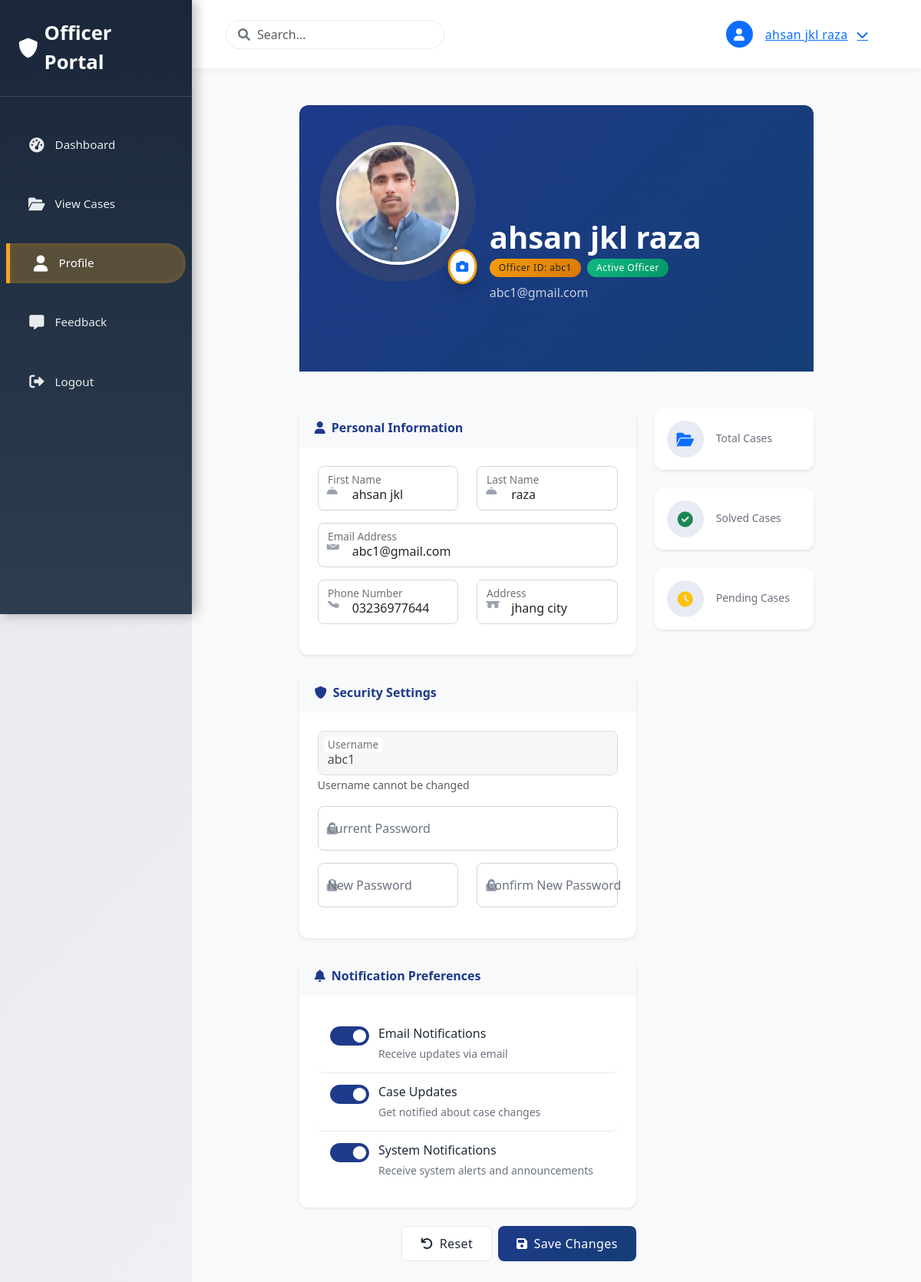
/officer/profile/ (signed in), run on an earlier commit of the app's database.
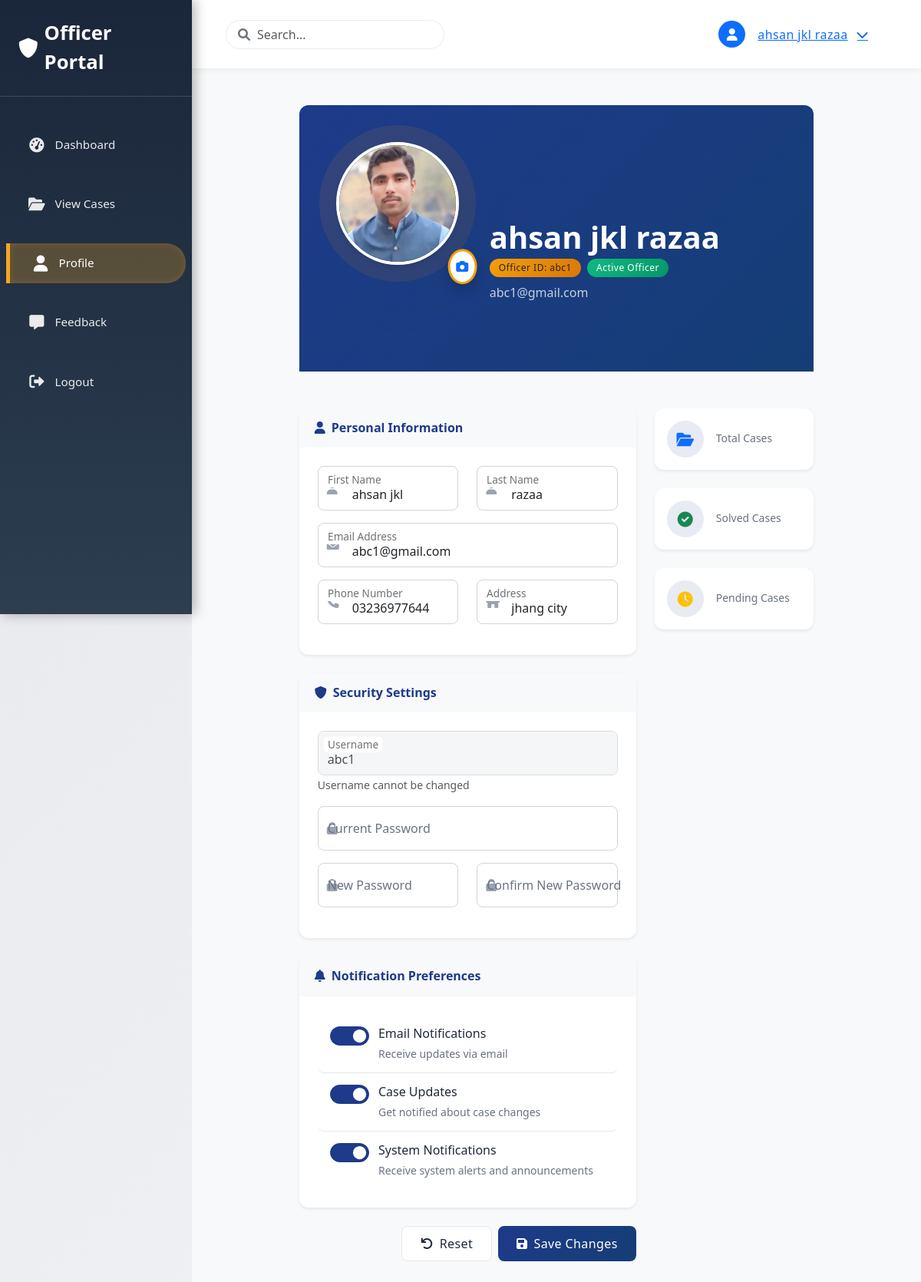
And on a later commit of the database.
### frontend/models.py (models this page shows, shortened)
class User(AbstractUser):
    USER_TYPE_CHOICES = (
        ('user', 'Regular User'),
        ('officer', 'Police Officer'),
        ('admin', 'Admin'),
    )
    RANK_CHOICES = (
        ('IGP', 'Inspector General of Police (IGP)'),
        ('DIG', 'Deputy Inspector General (DIG)'),
        ('SSP', 'Senior Superintendent of Police (SSP)'),
        ('SP', 'Superintendent of Police (SP)'),
        ('DSP', 'Deputy Superintendent of Police (DSP)'),
        ('ASP', 'Assistant Superintendent of Police (ASP)'),
        ('Inspector', 'Inspector'),
        ('SI', 'Sub-Inspector (SI)'),
        ('ASI', 'Assistant Sub-Inspector (ASI)'),
        ('HC', 'Head Constable (HC)'),
        ('Constable', 'Constable'),
    )
    user_type = models.CharField(max_length=10, choices=USER_TYPE_CHOICES, default='user')
    phone_number = models.CharField(max_length=15, blank=True)
    address = models.TextField(blank=True)
    profile_picture = models.ImageField(upload_to='profile_pictures/', blank=True, null=True)
    date_of_birth = models.DateField(null=True, blank=True)
    is_verified = models.BooleanField(default=False)
    created_at = models.DateTimeField(auto_now_add=True)
    updated_at = models.DateTimeField(auto_now=True)
    cnic = models.CharField(max_length=15, unique=True, blank=True, null=True, help_text="Format: 12345-1234567-1")
    rank = models.CharField(max_length=20, choices=RANK_CHOICES, blank=True, null=True)
    cases_closed = models.PositiveIntegerField(default=0, help_text="Number of cases closed by this officer")
    groups = models.ManyToManyField(
        'auth.Group',
        verbose_name=_('groups'),
        blank=True,
        help_text=_(
            'The groups this user belongs to. A user will get all permissions '
            'granted to each of their groups.'
        ),
        related_name='frontend_user_set',
        related_query_name='frontend_user'
    )
    user_permissions = models.ManyToManyField(
        'auth.Permission',
        verbose_name=_('user permissions'),
        blank=True,
        help_text=_('Specific permissions for this user.'),
        related_name='frontend_user_set',
        related_query_name='frontend_user'
    )
    class Meta:
        verbose_name = _('user')
        verbose_name_plural = _('users')
        db_table = 'frontend_user'

### officer/views.py (the view, shortened to what this page needs)
# urls.py: path('profile/', views.officer_profile, name='officer_profile'),
@login_required(login_url='login')
@user_passes_test(is_officer, login_url='login')
def officer_profile(request):
    officer = request.user
    context = {
        'officer': officer,
    }
    return render(request, 'officer_profile.html', context)

### officer/views.py (called while the page is built)
def is_officer(user):
    return user.user_type == 'officer'

### officer/templates/officer_profile.html (shortened to what the changed rows need)
{% extends 'base_officer.html' %}
{% load static %}
{% block content %}
<div class="container-fluid py-4 page-container">
    <div class="row justify-content-center">
        <div class="col-lg-10 col-xl-9">
            <div class="profile-header mb-5">
                <div class="row align-items-end profile-info">
                    <div class="col-auto text-center text-md-start">
                        <div class="profile-image-container mx-auto mx-md-0">
                            {% if user.profile_picture %}
                                <img src="{{ user.profile_picture.url }}" alt="Profile Picture"
                                     class="rounded-circle profile-image"
                                     style="width: 160px; height: 160px; object-fit: cover;">
                            {% else %}
                                <div class="rounded-circle bg-gradient-primary text-white d-flex align-items-center justify-content-center profile-image"
                                     style="width: 160px; height: 160px; margin: 0 auto;">
                                    <span style="font-size: 60px;">{{ user.username|first|upper }}</span>
                                </div>
                            {% endif %}
                            <label for="profile_picture" class="position-absolute bottom-0 end-0 bg-white rounded-circle p-2 shadow"
                                   style="cursor: pointer; transform: translate(20%, 20%); border: 3px solid var(--accent-color);">
                                <i class="fas fa-camera text-primary"></i>
                            </label>
                        </div>
                    </div>
                    <div class="col mt-3 mt-md-0">
                        <h1 class="mb-1 fw-bold display-6">{{ user.get_full_name }}</h1>
                        <div class="d-flex flex-column flex-sm-row align-items-start align-items-sm-center gap-2 mt-1">
                            <span class="badge bg-gradient-accent text-dark">Officer ID: {{ user.username }}</span>
                            <span class="badge bg-gradient-success">Active Officer</span>
                        </div>
                        <p class="mt-2 mb-0 opacity-75">{{ user.email }}</p>
                    </div>
                </div>
            </div>
            <div class="row g-4">
                <div class="col-lg-8">
                    <form method="POST" enctype="multipart/form-data" class="settings-form">
                        <div class="card shadow-sm mb-4">
                            <div class="card-body p-4">
                                <div class="row form-row mb-3">
                                    <div class="col-md-6">
                                        <div class="form-floating input-icon-group user">
                                            <input type="text" class="form-control" id="first_name" name="first_name"
                                                   value="{{ user.first_name }}" placeholder="First Name">
                                            <label for="first_name">First Name</label>
                                        </div>
                                    </div>
                                    <div class="col-md-6">
                                        <div class="form-floating input-icon-group user">
                                            <input type="text" class="form-control" id="last_name" name="last_name"
                                                   value="{{ user.last_name }}" placeholder="Last Name">
                                            <label for="last_name">Last Name</label>
                                        </div>
                                    </div>
                                </div>
                                <div class="row mb-3">
                                    <div class="col-12">
                                        <div class="form-floating input-icon-group email">
                                            <input type="email" class="form-control" id="email" name="email"
                                                   value="{{ user.email }}" placeholder="Email">
                                            <label for="email">Email Address</label>
                                        </div>
                                    </div>
                                </div>
                                <div class="row mb-3">
                                    <div class="col-md-6">
                                        <div class="form-floating input-icon-group phone">
                                            <input type="text" class="form-control" id="phone_number" name="phone_number"
                                                   value="{{ user.phone_number }}" placeholder="Phone Number">
                                            <label for="phone_number">Phone Number</label>
                                        </div>
                                    </div>
                                    <div class="col-md-6">
                                        <div class="form-floating input-icon-group home">
                                            <input type="text" class="form-control" id="address" name="address"
                                                   value="{{ user.address }}" placeholder="Address">
                                            <label for="address">Address</label>
                                        </div>
                                    </div>
                                </div>
                            </div>
                        </div>
                        <div class="card shadow-sm mb-4">
                            <div class="card-body p-4">
                                <div class="row mb-3">
                                    <div class="col-12">
                                        <div class="form-floating">
                                            <input type="text" class="form-control" id="username"
                                                   value="{{ user.username }}" readonly>
                                            <label for="username">Username</label>
                                            <small class="text-muted">Username cannot be changed</small>
                                        </div>
                                    </div>
                                </div>
                            </div>
                        </div>
                    </form>
                </div>
            </div>
        </div>
    </div>
</div>
{% endblock %}

### officer/templates/base_officer.html (shortened to what this page needs)
{% load static %}
<!DOCTYPE html>
<html lang="en">
<head>
    <link href="https://cdn.jsdelivr.net/npm/bootstrap@5.3.0/dist/css/bootstrap.min.css" rel="stylesheet">
    <link href="https://cdnjs.cloudflare.com/ajax/libs/font-awesome/6.0.0/css/all.min.css" rel="stylesheet">
    <link href="https://cdn.jsdelivr.net/npm/sweetalert2@11/dist/sweetalert2.min.css" rel="stylesheet">
    <link href="https://cdnjs.cloudflare.com/ajax/libs/animate.css/4.1.1/animate.min.css" rel="stylesheet">
</head>
<body>
    <nav class="sidebar">
        <div class="sidebar-header">
            <a href="{% url 'officer:officer_home' %}" class="sidebar-brand">
                <i class="fas fa-shield-alt"></i>
                <span>Officer Portal</span>
            </a>
        </div>
        <ul class="nav flex-column mt-4">
            <li class="nav-item">
                <a href="{% url 'officer:officer_home' %}" class="nav-link {% if request.resolver_match.url_name == 'officer_dashboard' or request.resolver_match.url_name == 'officer_home' %}active{% endif %}">
                    <i class="fas fa-tachometer-alt"></i>
                    <span>Dashboard</span>
                </a>
            </li>
            <li class="nav-item">
                <a href="{% url 'officer:case_list' %}" class="nav-link {% if 'case' in request.resolver_match.url_name %}active{% endif %}">
                    <i class="fas fa-folder-open"></i>
                    <span>View Cases</span>
                </a>
            </li>
            <li class="nav-item">
                <a href="{% url 'officer:officer_profile' %}" class="nav-link {% if request.resolver_match.url_name == 'officer_profile' %}active{% endif %}">
                    <i class="fas fa-user"></i>
                    <span>Profile</span>
                </a>
            </li>
            <li class="nav-item">
                <a href="{% url 'officer:officer_feedback' %}" class="nav-link {% if request.resolver_match.url_name == 'officer_feedback' %}active{% endif %}">
                    <i class="fas fa-comment-alt"></i>
                    <span>Feedback</span>
                </a>
            </li>
            <li class="nav-item">
                <a href="{% url 'officer:logout' %}" class="nav-link">
                    <i class="fas fa-sign-out-alt"></i>
                    <span>Logout</span>
                </a>
            </li>
        </ul>
    </nav>
    <div class="main-content">
        <nav class="top-nav">
            <div class="container-fluid">
                <div class="d-flex justify-content-between align-items-center">
                    <div class="nav-search">
                        <i class="fas fa-search"></i>
                        <input type="text" class="form-control" placeholder="Search...">
                    </div>
                    <div class="user-dropdown">
                        <button class="btn btn-link user-dropdown-toggle" type="button" id="userDropdown" data-bs-toggle="dropdown" aria-expanded="false">
                            <div class="user-avatar bg-primary text-white d-flex align-items-center justify-content-center">
                                <i class="fas fa-user"></i>
                            </div>
                            <span class="d-none d-md-inline ms-2">
                                {% if request.user.is_authenticated %}
                                    {% firstof request.user.get_full_name request.user.username 'User' %}
                                {% else %}
                                    Guest
                                {% endif %}
                            </span>
                            <i class="fas fa-chevron-down ms-1"></i>
                        </button>
                    </div>
                </div>
            </div>
        </nav>
        <div class="container-fluid py-4">
            {% block content %}{% endblock %}
        </div>
    </div>
</body>
</html>

What changed in the data, as far as the page shows it:
changed User "abc1@gmail.com": first_name+last_name "ahsan jkl raza" → "ahsan jkl razaa"; get_full_name "ahsan jkl raza" → "ahsan jkl razaa"; last_name "raza" → "razaa"
